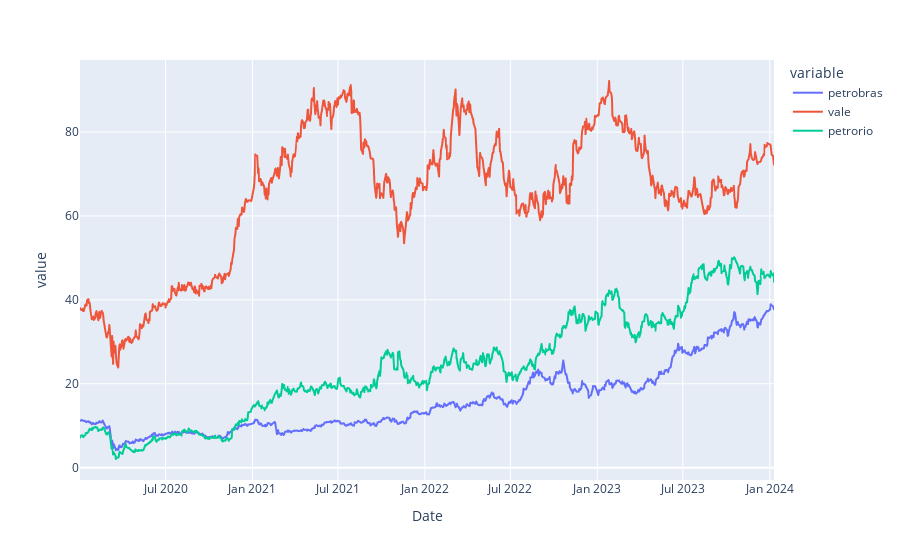

Write notebook code for a chart like this one.
### Markdown cell above
## Visualize the Time Series

### Code cell
fig = px.line(data, facet_col_wrap=1)
fig.update_yaxes(matches=None)
fig.show()

### Figure 1 — Plotly figure (JSON) as saved in the notebook; plotly's stock layout.template omitted (floating-point values rounded to 4 significant figures; data arrays with more than 128 entries replaced by an {"elided": "..."} marker saying what was removed)
{"data": [{"hovertemplate": "variable=petrobras<br>Date=%{x}<br>value=%{y}<extra></extra>", "legendgroup": "petrobras", "line": {"color": "#636efa", "dash": "solid"}, "marker": {"symbol": "circle"}, "mode": "lines", "name": "petrobras", "showlegend": true, "type": "scattergl", "x": {"elided": "1000 str values"}, "xaxis": "x", "y": {"elided": "1000 float values"}, "yaxis": "y"}, {"hovertemplate": "variable=vale<br>Date=%{x}<br>value=%{y}<extra></extra>", "legendgroup": "vale", "line": {"color": "#EF553B", "dash": "solid"}, "marker": {"symbol": "circle"}, "mode": "lines", "name": "vale", "showlegend": true, "type": "scattergl", "x": {"elided": "1000 str values"}, "xaxis": "x", "y": {"elided": "1000 float values"}, "yaxis": "y"}, {"hovertemplate": "variable=petrorio<br>Date=%{x}<br>value=%{y}<extra></extra>", "legendgroup": "petrorio", "line": {"color": "#00cc96", "dash": "solid"}, "marker": {"symbol": "circle"}, "mode": "lines", "name": "petrorio", "showlegend": true, "type": "scattergl", "x": {"elided": "1000 str values"}, "xaxis": "x", "y": {"elided": "1000 float values"}, "yaxis": "y"}], "layout": {"legend": {"title": {"text": "variable"}, "tracegroupgap": 0}, "margin": {"t": 60}, "xaxis": {"anchor": "y", "domain": [0, 1], "title": {"text": "Date"}}, "yaxis": {"anchor": "x", "domain": [0, 1], "title": {"text": "value"}}}}
